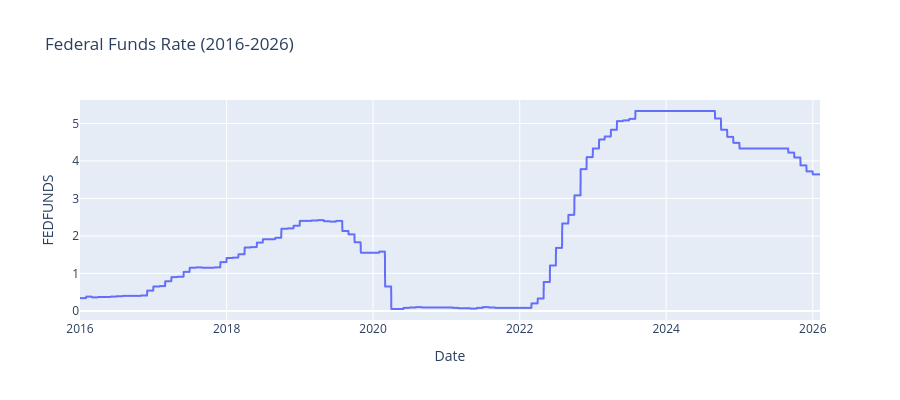

This figure's notebook cell:
### Code cell
# Fed Funds Rate over time
fig = px.line(econ_df, y='FEDFUNDS', 
              title='Federal Funds Rate (2016-2026)',
              labels={'value': 'Rate (%)', 'index': 'Date'})
fig.update_layout(height=400)
fig.show()

### Figure 1 — Plotly figure (JSON) as saved in the notebook; plotly's stock layout.template omitted (floating-point values rounded to 4 significant figures; data arrays with more than 128 entries replaced by an {"elided": "..."} marker saying what was removed)
{"data": [{"hovertemplate": "Date=%{x}<br>FEDFUNDS=%{y}<extra></extra>", "legendgroup": "", "line": {"color": "#636efa", "dash": "solid"}, "marker": {"symbol": "circle"}, "mode": "lines", "name": "", "showlegend": false, "type": "scattergl", "x": {"elided": "3690 str values"}, "xaxis": "x", "y": {"elided": "3690 float values"}, "yaxis": "y"}], "layout": {"height": 400, "legend": {"tracegroupgap": 0}, "title": {"text": "Federal Funds Rate (2016-2026)"}, "xaxis": {"anchor": "y", "domain": [0, 1], "title": {"text": "Date"}}, "yaxis": {"anchor": "x", "domain": [0, 1], "title": {"text": "FEDFUNDS"}}}}
